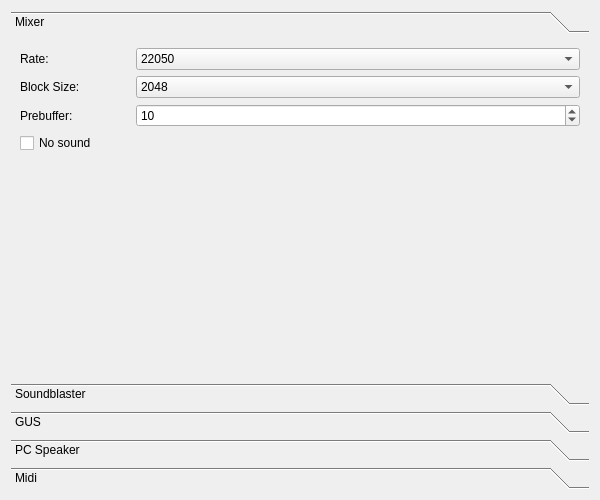
<ui version="4.0" >
 <class>UiSoundPage</class>
 <widget class="QWizardPage" name="UiSoundPage" >
  <property name="geometry" >
   <rect>
    <x>0</x>
    <y>0</y>
    <width>600</width>
    <height>500</height>
   </rect>
  </property>
  <property name="minimumSize" >
   <size>
    <width>600</width>
    <height>500</height>
   </size>
  </property>
  <property name="maximumSize" >
   <size>
    <width>600</width>
    <height>500</height>
   </size>
  </property>
  <property name="windowTitle" >
   <string>Sound</string>
  </property>
  <layout class="QGridLayout" name="gridLayout_7" >
   <item row="0" column="0" >
    <widget class="QToolBox" name="toolBox" >
     <widget class="QWidget" name="pageMixer" >
      <property name="geometry" >
       <rect>
        <x>0</x>
        <y>0</y>
        <width>582</width>
        <height>342</height>
       </rect>
      </property>
      <attribute name="label" >
       <string>Mixer</string>
      </attribute>
      <layout class="QGridLayout" name="glMixerPage" >
       <item row="0" column="0" >
        <layout class="QVBoxLayout" name="vlMixerPageSettings" >
         <item>
          <layout class="QHBoxLayout" name="hlMixerPageRate" >
           <item>
            <widget class="QLabel" name="labelMixerRate" >
             <property name="minimumSize" >
              <size>
               <width>110</width>
               <height>0</height>
              </size>
             </property>
             <property name="maximumSize" >
              <size>
               <width>110</width>
               <height>16777215</height>
              </size>
             </property>
             <property name="text" >
              <string>Rate:</string>
             </property>
             <property name="buddy" >
              <cstring>comboBoxMixerRate</cstring>
             </property>
            </widget>
           </item>
           <item>
            <widget class="QComboBox" name="comboBoxMixerRate" >
             <property name="currentIndex" >
              <number>1</number>
             </property>
             <item>
              <property name="text" >
               <string>11050</string>
              </property>
             </item>
             <item>
              <property name="text" >
               <string>22050</string>
              </property>
             </item>
             <item>
              <property name="text" >
               <string>44100</string>
              </property>
             </item>
            </widget>
           </item>
          </layout>
         </item>
         <item>
          <layout class="QHBoxLayout" name="hlBMixerPageBlockSize" >
           <item>
            <widget class="QLabel" name="labelMixerBlockSize" >
             <property name="minimumSize" >
              <size>
               <width>110</width>
               <height>0</height>
              </size>
             </property>
             <property name="maximumSize" >
              <size>
               <width>110</width>
               <height>16777215</height>
              </size>
             </property>
             <property name="text" >
              <string>Block Size:</string>
             </property>
             <property name="buddy" >
              <cstring>comboBoxMixerBlockSize</cstring>
             </property>
            </widget>
           </item>
           <item>
            <widget class="QComboBox" name="comboBoxMixerBlockSize" >
             <property name="currentIndex" >
              <number>1</number>
             </property>
             <item>
              <property name="text" >
               <string>1024</string>
              </property>
             </item>
             <item>
              <property name="text" >
               <string>2048</string>
              </property>
             </item>
             <item>
              <property name="text" >
               <string>4096</string>
              </property>
             </item>
            </widget>
           </item>
          </layout>
         </item>
         <item>
          <layout class="QHBoxLayout" name="hlMixerPagePrebuffer" >
           <item>
            <widget class="QLabel" name="labelMixerPreBuffer" >
             <property name="minimumSize" >
              <size>
               <width>110</width>
               <height>0</height>
              </size>
             </property>
             <property name="maximumSize" >
              <size>
               <width>110</width>
               <height>16777215</height>
              </size>
             </property>
             <property name="text" >
              <string>Prebuffer:</string>
             </property>
             <property name="buddy" >
              <cstring>spinnBoxPrebuffer</cstring>
             </property>
            </widget>
           </item>
           <item>
            <widget class="QSpinBox" name="spinnBoxPrebuffer" >
             <property name="maximum" >
              <number>999</number>
             </property>
             <property name="value" >
              <number>10</number>
             </property>
            </widget>
           </item>
          </layout>
         </item>
         <item>
          <widget class="QCheckBox" name="checkBoxMixerNoSound" >
           <property name="text" >
            <string>No sound</string>
           </property>
          </widget>
         </item>
        </layout>
       </item>
       <item row="1" column="0" >
        <spacer name="vsMixerPage" >
         <property name="orientation" >
          <enum>Qt::Vertical</enum>
         </property>
         <property name="sizeHint" stdset="0" >
          <size>
           <width>555</width>
           <height>93</height>
          </size>
         </property>
        </spacer>
       </item>
      </layout>
     </widget>
     <widget class="QWidget" name="pageSoundBlaster" >
      <property name="geometry" >
       <rect>
        <x>0</x>
        <y>0</y>
        <width>582</width>
        <height>342</height>
       </rect>
      </property>
      <attribute name="label" >
       <string>Soundblaster</string>
      </attribute>
      <layout class="QGridLayout" name="gridLayout_3" >
       <item row="0" column="0" >
        <layout class="QGridLayout" name="glSoundBlasterPageSettings" >
         <item row="0" column="0" >
          <layout class="QHBoxLayout" name="horizontalLayout_4" >
           <item>
            <widget class="QLabel" name="labelSBType" >
             <property name="minimumSize" >
              <size>
               <width>110</width>
               <height>0</height>
              </size>
             </property>
             <property name="maximumSize" >
              <size>
               <width>110</width>
               <height>16777215</height>
              </size>
             </property>
             <property name="text" >
              <string>Type:</string>
             </property>
             <property name="buddy" >
              <cstring>comboBoxSBType</cstring>
             </property>
            </widget>
           </item>
           <item>
            <widget class="QComboBox" name="comboBoxSBType" >
             <property name="currentIndex" >
              <number>5</number>
             </property>
             <item>
              <property name="text" >
               <string>none</string>
              </property>
             </item>
             <item>
              <property name="text" >
               <string>sb1</string>
              </property>
             </item>
             <item>
              <property name="text" >
               <string>sb2</string>
              </property>
             </item>
             <item>
              <property name="text" >
               <string>sbpro1</string>
              </property>
             </item>
             <item>
              <property name="text" >
               <string>sbpro2</string>
              </property>
             </item>
             <item>
              <property name="text" >
               <string>sb16</string>
              </property>
             </item>
            </widget>
           </item>
          </layout>
         </item>
         <item row="0" column="1" >
          <layout class="QHBoxLayout" name="horizontalLayout_7" >
           <item>
            <widget class="QLabel" name="labelSBBase" >
             <property name="minimumSize" >
              <size>
               <width>110</width>
               <height>0</height>
              </size>
             </property>
             <property name="maximumSize" >
              <size>
               <width>110</width>
               <height>16777215</height>
              </size>
             </property>
             <property name="text" >
              <string>Base:</string>
             </property>
             <property name="buddy" >
              <cstring>comboBoxSBBase</cstring>
             </property>
            </widget>
           </item>
           <item>
            <widget class="QComboBox" name="comboBoxSBBase" >
             <item>
              <property name="text" >
               <string>220</string>
              </property>
             </item>
             <item>
              <property name="text" >
               <string>240</string>
              </property>
             </item>
            </widget>
           </item>
          </layout>
         </item>
         <item row="1" column="0" >
          <layout class="QHBoxLayout" name="horizontalLayout_5" >
           <item>
            <widget class="QLabel" name="labelSBIRQ" >
             <property name="minimumSize" >
              <size>
               <width>110</width>
               <height>0</height>
              </size>
             </property>
             <property name="maximumSize" >
              <size>
               <width>110</width>
               <height>16777215</height>
              </size>
             </property>
             <property name="text" >
              <string>IRQ:</string>
             </property>
             <property name="buddy" >
              <cstring>comboBoxSBIRQ</cstring>
             </property>
            </widget>
           </item>
           <item>
            <widget class="QComboBox" name="comboBoxSBIRQ" >
             <property name="currentIndex" >
              <number>1</number>
             </property>
             <item>
              <property name="text" >
               <string>5</string>
              </property>
             </item>
             <item>
              <property name="text" >
               <string>7</string>
              </property>
             </item>
             <item>
              <property name="text" >
               <string>9</string>
              </property>
             </item>
             <item>
              <property name="text" >
               <string>10</string>
              </property>
             </item>
            </widget>
           </item>
          </layout>
         </item>
         <item row="1" column="1" >
          <layout class="QHBoxLayout" name="horizontalLayout_8" >
           <item>
            <widget class="QLabel" name="labelSBDMA" >
             <property name="minimumSize" >
              <size>
               <width>110</width>
               <height>0</height>
              </size>
             </property>
             <property name="maximumSize" >
              <size>
               <width>110</width>
               <height>16777215</height>
              </size>
             </property>
             <property name="text" >
              <string>DMA:</string>
             </property>
             <property name="buddy" >
              <cstring>comboBoxSBDMA</cstring>
             </property>
            </widget>
           </item>
           <item>
            <widget class="QComboBox" name="comboBoxSBDMA" >
             <item>
              <property name="text" >
               <string>1</string>
              </property>
             </item>
             <item>
              <property name="text" >
               <string>3</string>
              </property>
             </item>
            </widget>
           </item>
          </layout>
         </item>
         <item row="2" column="0" >
          <layout class="QHBoxLayout" name="horizontalLayout_6" >
           <item>
            <widget class="QLabel" name="labelSBOPLMode" >
             <property name="minimumSize" >
              <size>
               <width>110</width>
               <height>0</height>
              </size>
             </property>
             <property name="maximumSize" >
              <size>
               <width>110</width>
               <height>16777215</height>
              </size>
             </property>
             <property name="text" >
              <string>OPL mode:</string>
             </property>
             <property name="buddy" >
              <cstring>comboBoxSBOplMode</cstring>
             </property>
            </widget>
           </item>
           <item>
            <widget class="QComboBox" name="comboBoxSBOplMode" >
             <item>
              <property name="text" >
               <string>auto</string>
              </property>
             </item>
             <item>
              <property name="text" >
               <string>cms</string>
              </property>
             </item>
             <item>
              <property name="text" >
               <string>opl2</string>
              </property>
             </item>
             <item>
              <property name="text" >
               <string>dualopl2</string>
              </property>
             </item>
             <item>
              <property name="text" >
               <string>opl3</string>
              </property>
             </item>
            </widget>
           </item>
          </layout>
         </item>
         <item row="2" column="1" >
          <layout class="QHBoxLayout" name="horizontalLayout_9" >
           <item>
            <widget class="QLabel" name="labelSBHDMA" >
             <property name="minimumSize" >
              <size>
               <width>110</width>
               <height>0</height>
              </size>
             </property>
             <property name="maximumSize" >
              <size>
               <width>110</width>
               <height>16777215</height>
              </size>
             </property>
             <property name="text" >
              <string>HDMA:</string>
             </property>
             <property name="buddy" >
              <cstring>comboBoxSBHDMA</cstring>
             </property>
            </widget>
           </item>
           <item>
            <widget class="QComboBox" name="comboBoxSBHDMA" >
             <property name="currentIndex" >
              <number>2</number>
             </property>
             <item>
              <property name="text" >
               <string>1</string>
              </property>
             </item>
             <item>
              <property name="text" >
               <string>3</string>
              </property>
             </item>
             <item>
              <property name="text" >
               <string>5</string>
              </property>
             </item>
            </widget>
           </item>
          </layout>
         </item>
         <item row="3" column="0" >
          <layout class="QHBoxLayout" name="horizontalLayout_10" >
           <item>
            <widget class="QLabel" name="labelSBOPLRate" >
             <property name="minimumSize" >
              <size>
               <width>110</width>
               <height>0</height>
              </size>
             </property>
             <property name="maximumSize" >
              <size>
               <width>110</width>
               <height>16777215</height>
              </size>
             </property>
             <property name="text" >
              <string>OPL Rate:</string>
             </property>
             <property name="buddy" >
              <cstring>comboBoxSBOPLRate</cstring>
             </property>
            </widget>
           </item>
           <item>
            <widget class="QComboBox" name="comboBoxSBOPLRate" >
             <property name="currentIndex" >
              <number>1</number>
             </property>
             <item>
              <property name="text" >
               <string>11050</string>
              </property>
             </item>
             <item>
              <property name="text" >
               <string>22050</string>
              </property>
             </item>
             <item>
              <property name="text" >
               <string>44100</string>
              </property>
             </item>
            </widget>
           </item>
          </layout>
         </item>
         <item row="3" column="1" >
          <widget class="QCheckBox" name="checkBoxSBMixer" >
           <property name="text" >
            <string>Mixer</string>
           </property>
           <property name="checked" >
            <bool>true</bool>
           </property>
          </widget>
         </item>
        </layout>
       </item>
       <item row="1" column="0" >
        <spacer name="verticalSpacer_2" >
         <property name="orientation" >
          <enum>Qt::Vertical</enum>
         </property>
         <property name="sizeHint" stdset="0" >
          <size>
           <width>368</width>
           <height>89</height>
          </size>
         </property>
        </spacer>
       </item>
      </layout>
     </widget>
     <widget class="QWidget" name="pageGUS" >
      <property name="geometry" >
       <rect>
        <x>0</x>
        <y>0</y>
        <width>582</width>
        <height>342</height>
       </rect>
      </property>
      <attribute name="label" >
       <string>GUS</string>
      </attribute>
      <layout class="QGridLayout" name="gridLayout_4" >
       <item row="0" column="0" >
        <layout class="QVBoxLayout" name="verticalLayout_2" >
         <item>
          <layout class="QHBoxLayout" name="horizontalLayout_11" >
           <item>
            <widget class="QLabel" name="labelGUSRate" >
             <property name="minimumSize" >
              <size>
               <width>110</width>
               <height>0</height>
              </size>
             </property>
             <property name="maximumSize" >
              <size>
               <width>110</width>
               <height>16777215</height>
              </size>
             </property>
             <property name="text" >
              <string>Gus rate:</string>
             </property>
             <property name="buddy" >
              <cstring>comboBoxGUSRate</cstring>
             </property>
            </widget>
           </item>
           <item>
            <widget class="QComboBox" name="comboBoxGUSRate" >
             <property name="currentIndex" >
              <number>1</number>
             </property>
             <item>
              <property name="text" >
               <string>11050</string>
              </property>
             </item>
             <item>
              <property name="text" >
               <string>22050</string>
              </property>
             </item>
             <item>
              <property name="text" >
               <string>44100</string>
              </property>
             </item>
            </widget>
           </item>
          </layout>
         </item>
         <item>
          <layout class="QHBoxLayout" name="horizontalLayout_12" >
           <item>
            <widget class="QLabel" name="labelGUSBase" >
             <property name="minimumSize" >
              <size>
               <width>110</width>
               <height>0</height>
              </size>
             </property>
             <property name="maximumSize" >
              <size>
               <width>110</width>
               <height>16777215</height>
              </size>
             </property>
             <property name="text" >
              <string>Gus Base:</string>
             </property>
             <property name="buddy" >
              <cstring>comboBoxGUSBase</cstring>
             </property>
            </widget>
           </item>
           <item>
            <widget class="QComboBox" name="comboBoxGUSBase" >
             <property name="currentIndex" >
              <number>1</number>
             </property>
             <item>
              <property name="text" >
               <string>220</string>
              </property>
             </item>
             <item>
              <property name="text" >
               <string>240</string>
              </property>
             </item>
            </widget>
           </item>
          </layout>
         </item>
         <item>
          <layout class="QHBoxLayout" name="horizontalLayout_13" >
           <item>
            <widget class="QLabel" name="labelGUSIRQs" >
             <property name="minimumSize" >
              <size>
               <width>110</width>
               <height>0</height>
              </size>
             </property>
             <property name="maximumSize" >
              <size>
               <width>110</width>
               <height>16777215</height>
              </size>
             </property>
             <property name="text" >
              <string>IRQ's:</string>
             </property>
             <property name="buddy" >
              <cstring>comboBoxGUSIrq_1</cstring>
             </property>
            </widget>
           </item>
           <item>
            <widget class="QComboBox" name="comboBoxGUSIrq_1" >
             <item>
              <property name="text" >
               <string>5</string>
              </property>
             </item>
             <item>
              <property name="text" >
               <string>7</string>
              </property>
             </item>
             <item>
              <property name="text" >
               <string>9</string>
              </property>
             </item>
             <item>
              <property name="text" >
               <string>10</string>
              </property>
             </item>
            </widget>
           </item>
           <item>
            <widget class="QComboBox" name="comboBoxGUSIrq_2" >
             <item>
              <property name="text" >
               <string>5</string>
              </property>
             </item>
             <item>
              <property name="text" >
               <string>7</string>
              </property>
             </item>
             <item>
              <property name="text" >
               <string>9</string>
              </property>
             </item>
             <item>
              <property name="text" >
               <string>10</string>
              </property>
             </item>
            </widget>
           </item>
          </layout>
         </item>
         <item>
          <layout class="QHBoxLayout" name="horizontalLayout_14" >
           <item>
            <widget class="QLabel" name="labelGUSDMAs" >
             <property name="minimumSize" >
              <size>
               <width>110</width>
               <height>0</height>
              </size>
             </property>
             <property name="maximumSize" >
              <size>
               <width>110</width>
               <height>16777215</height>
              </size>
             </property>
             <property name="text" >
              <string>DMA's:</string>
             </property>
             <property name="buddy" >
              <cstring>comboBoxGUSDMA_1</cstring>
             </property>
            </widget>
           </item>
           <item>
            <widget class="QComboBox" name="comboBoxGUSDMA_1" >
             <property name="currentIndex" >
              <number>1</number>
             </property>
             <item>
              <property name="text" >
               <string>1</string>
              </property>
             </item>
             <item>
              <property name="text" >
               <string>3</string>
              </property>
             </item>
            </widget>
           </item>
           <item>
            <widget class="QComboBox" name="comboBoxGUSDMA_2" >
             <property name="currentIndex" >
              <number>1</number>
             </property>
             <item>
              <property name="text" >
               <string>1</string>
              </property>
             </item>
             <item>
              <property name="text" >
               <string>3</string>
              </property>
             </item>
            </widget>
           </item>
          </layout>
         </item>
         <item>
          <layout class="QHBoxLayout" name="horizontalLayout_15" >
           <item>
            <widget class="QLabel" name="labelGUSUltraDir" >
             <property name="minimumSize" >
              <size>
               <width>110</width>
               <height>0</height>
              </size>
             </property>
             <property name="maximumSize" >
              <size>
               <width>110</width>
               <height>16777215</height>
              </size>
             </property>
             <property name="text" >
              <string>Ultra dir:</string>
             </property>
             <property name="buddy" >
              <cstring>lineEditGUSUltraDir</cstring>
             </property>
            </widget>
           </item>
           <item>
            <widget class="QLineEdit" name="lineEditGUSUltraDir" >
             <property name="text" >
              <string>C:\ULTRASND</string>
             </property>
            </widget>
           </item>
          </layout>
         </item>
         <item>
          <widget class="QCheckBox" name="checkBoxGUS" >
           <property name="text" >
            <string>gus</string>
           </property>
           <property name="checked" >
            <bool>true</bool>
           </property>
          </widget>
         </item>
        </layout>
       </item>
       <item row="1" column="0" >
        <spacer name="verticalSpacer_3" >
         <property name="orientation" >
          <enum>Qt::Vertical</enum>
         </property>
         <property name="sizeHint" stdset="0" >
          <size>
           <width>368</width>
           <height>32</height>
          </size>
         </property>
        </spacer>
       </item>
      </layout>
     </widget>
     <widget class="QWidget" name="pageSpeaker" >
      <property name="geometry" >
       <rect>
        <x>0</x>
        <y>0</y>
        <width>582</width>
        <height>342</height>
       </rect>
      </property>
      <attribute name="label" >
       <string>PC Speaker</string>
      </attribute>
      <layout class="QGridLayout" name="gridLayout_5" >
       <item row="0" column="0" >
        <layout class="QVBoxLayout" name="verticalLayout_3" >
         <item>
          <layout class="QHBoxLayout" name="horizontalLayout_16" >
           <item>
            <widget class="QLabel" name="labelSpeaker" >
             <property name="minimumSize" >
              <size>
               <width>110</width>
               <height>0</height>
              </size>
             </property>
             <property name="maximumSize" >
              <size>
               <width>110</width>
               <height>16777215</height>
              </size>
             </property>
             <property name="text" >
              <string>Speaker:</string>
             </property>
             <property name="buddy" >
              <cstring>comboBoxSpeaker</cstring>
             </property>
            </widget>
           </item>
           <item>
            <widget class="QComboBox" name="comboBoxSpeaker" >
             <item>
              <property name="text" >
               <string>on</string>
              </property>
             </item>
             <item>
              <property name="text" >
               <string>off</string>
              </property>
             </item>
            </widget>
           </item>
           <item>
            <widget class="QComboBox" name="comboBoxSpeakerRate" >
             <property name="currentIndex" >
              <number>1</number>
             </property>
             <item>
              <property name="text" >
               <string>11050</string>
              </property>
             </item>
             <item>
              <property name="text" >
               <string>22050</string>
              </property>
             </item>
             <item>
              <property name="text" >
               <string>44100</string>
              </property>
             </item>
            </widget>
           </item>
          </layout>
         </item>
         <item>
          <layout class="QHBoxLayout" name="horizontalLayout_17" >
           <item>
            <widget class="QLabel" name="labelSpeakerTandy" >
             <property name="minimumSize" >
              <size>
               <width>110</width>
               <height>0</height>
              </size>
             </property>
             <property name="maximumSize" >
              <size>
               <width>110</width>
               <height>16777215</height>
              </size>
             </property>
             <property name="text" >
              <string>Tandy:</string>
             </property>
             <property name="buddy" >
              <cstring>comboBoxSpeakerTandy</cstring>
             </property>
            </widget>
           </item>
           <item>
            <widget class="QComboBox" name="comboBoxSpeakerTandy" >
             <property name="currentIndex" >
              <number>2</number>
             </property>
             <item>
              <property name="text" >
               <string>on</string>
              </property>
             </item>
             <item>
              <property name="text" >
               <string>off</string>
              </property>
             </item>
             <item>
              <property name="text" >
               <string>auto</string>
              </property>
             </item>
            </widget>
           </item>
           <item>
            <widget class="QComboBox" name="comboBoxSpeakerTandyRate" >
             <property name="currentIndex" >
              <number>1</number>
             </property>
             <item>
              <property name="text" >
               <string>11050</string>
              </property>
             </item>
             <item>
              <property name="text" >
               <string>22050</string>
              </property>
             </item>
             <item>
              <property name="text" >
               <string>44100</string>
              </property>
             </item>
            </widget>
           </item>
          </layout>
         </item>
         <item>
          <widget class="QCheckBox" name="checkBoxDisney" >
           <property name="text" >
            <string>Disney</string>
           </property>
           <property name="checked" >
            <bool>true</bool>
           </property>
          </widget>
         </item>
        </layout>
       </item>
       <item row="1" column="0" >
        <spacer name="verticalSpacer_4" >
         <property name="orientation" >
          <enum>Qt::Vertical</enum>
         </property>
         <property name="sizeHint" stdset="0" >
          <size>
           <width>368</width>
           <height>122</height>
          </size>
         </property>
        </spacer>
       </item>
      </layout>
     </widget>
     <widget class="QWidget" name="pageMidi" >
      <property name="geometry" >
       <rect>
        <x>0</x>
        <y>0</y>
        <width>582</width>
        <height>342</height>
       </rect>
      </property>
      <attribute name="label" >
       <string>Midi</string>
      </attribute>
      <layout class="QGridLayout" name="gridLayout_6" >
       <item row="0" column="0" >
        <layout class="QVBoxLayout" name="verticalLayout_4" >
         <item>
          <layout class="QHBoxLayout" name="horizontalLayout_19" >
           <item>
            <widget class="QLabel" name="labelMDIMPU401" >
             <property name="minimumSize" >
              <size>
               <width>110</width>
               <height>0</height>
              </size>
             </property>
             <property name="maximumSize" >
              <size>
               <width>110</width>
               <height>16777215</height>
              </size>
             </property>
             <property name="text" >
              <string>MPU 401:</string>
             </property>
             <property name="buddy" >
              <cstring>comboBoxMDIMPU</cstring>
             </property>
            </widget>
           </item>
           <item>
            <widget class="QComboBox" name="comboBoxMDIMPU" >
             <property name="currentIndex" >
              <number>2</number>
             </property>
             <item>
              <property name="text" >
               <string>none</string>
              </property>
             </item>
             <item>
              <property name="text" >
               <string>uart</string>
              </property>
             </item>
             <item>
              <property name="text" >
               <string>intelligent</string>
              </property>
             </item>
            </widget>
           </item>
          </layout>
         </item>
         <item>
          <layout class="QHBoxLayout" name="horizontalLayout_18" >
           <item>
            <widget class="QLabel" name="labelMDIDevice" >
             <property name="minimumSize" >
              <size>
               <width>110</width>
               <height>0</height>
              </size>
             </property>
             <property name="maximumSize" >
              <size>
               <width>110</width>
               <height>16777215</height>
              </size>
             </property>
             <property name="text" >
              <string>Device:</string>
             </property>
             <property name="buddy" >
              <cstring>comboBoxMDIDevice</cstring>
             </property>
            </widget>
           </item>
           <item>
            <widget class="QComboBox" name="comboBoxMDIDevice" >
             <item>
              <property name="text" >
               <string>default</string>
              </property>
             </item>
             <item>
              <property name="text" >
               <string>alsa</string>
              </property>
             </item>
             <item>
              <property name="text" >
               <string>oss</string>
              </property>
             </item>
             <item>
              <property name="text" >
               <string>win32</string>
              </property>
             </item>
             <item>
              <property name="text" >
               <string>coreaudio</string>
              </property>
             </item>
             <item>
              <property name="text" >
               <string>none</string>
              </property>
             </item>
            </widget>
           </item>
          </layout>
         </item>
         <item>
          <layout class="QHBoxLayout" name="horizontalLayout_20" >
           <item>
            <widget class="QLabel" name="labelMDIConfig" >
             <property name="minimumSize" >
              <size>
               <width>110</width>
               <height>0</height>
              </size>
             </property>
             <property name="maximumSize" >
              <size>
               <width>110</width>
               <height>16777215</height>
              </size>
             </property>
             <property name="text" >
              <string>Config:</string>
             </property>
             <property name="buddy" >
              <cstring>lineEditMDIConfig</cstring>
             </property>
            </widget>
           </item>
           <item>
            <widget class="QLineEdit" name="lineEditMDIConfig" />
           </item>
           <item>
            <widget class="QPushButton" name="btnConfig" >
             <property name="minimumSize" >
              <size>
               <width>24</width>
               <height>24</height>
              </size>
             </property>
             <property name="maximumSize" >
              <size>
               <width>24</width>
               <height>24</height>
              </size>
             </property>
             <property name="text" >
              <string/>
             </property>
             <property name="icon" >
              <iconset>
               <normaloff>:/pics/images/folder-open_16.png</normaloff>:/pics/images/folder-open_16.png</iconset>
             </property>
            </widget>
           </item>
          </layout>
         </item>
        </layout>
       </item>
       <item row="1" column="0" >
        <spacer name="verticalSpacer_5" >
         <property name="orientation" >
          <enum>Qt::Vertical</enum>
         </property>
         <property name="sizeHint" stdset="0" >
          <size>
           <width>378</width>
           <height>117</height>
          </size>
         </property>
        </spacer>
       </item>
      </layout>
     </widget>
    </widget>
   </item>
  </layout>
 </widget>
 <resources/>
 <connections/>
</ui>
